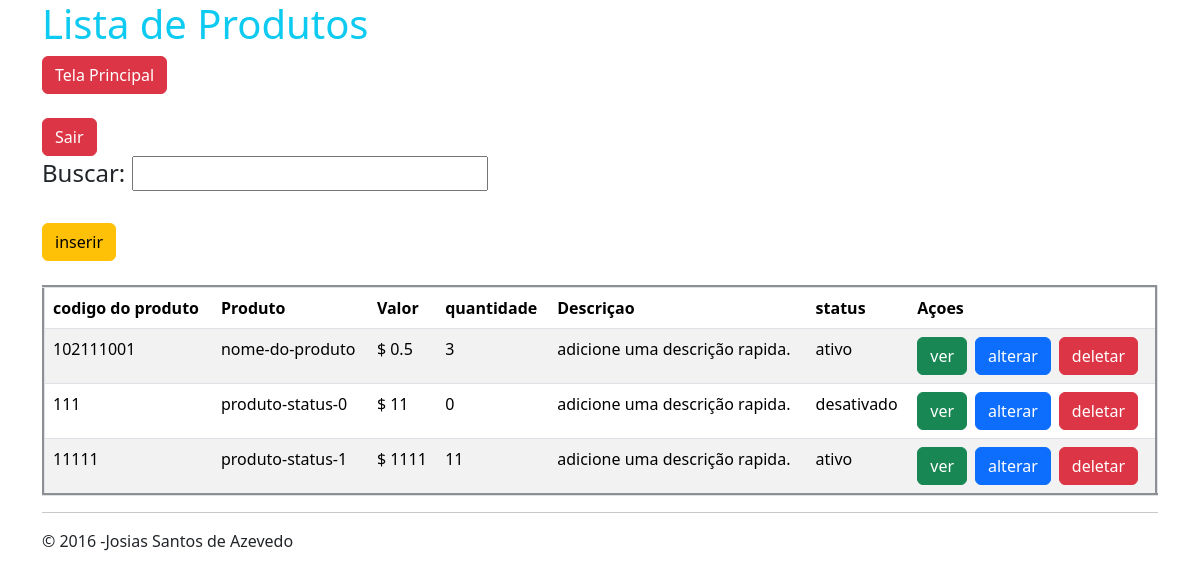
Page /produtos/listagem_p.php (signed in) on the committed database.
### tables this page shows
CREATE TABLE `produtos` (
  `id_produto` int(11) NOT NULL,
  `cod_prod` bigint(25) NOT NULL,
  `produto` varchar(100) NOT NULL,
  `quantidade` double(10,2) NOT NULL,
  `valor` double(10,2) NOT NULL,
  `descricao` varchar(150) NOT NULL,
  `status` int(1) NOT NULL
);

### produtos/listagem_p.php (the view, shortened to what this page needs)
<?php
require_once('../database.php');
?>
<!DOCTYPE html>
<html lang="pt-br">
<head>
    <link href="https://cdn.jsdelivr.net/npm/bootstrap@5.3.3/dist/css/bootstrap.min.css" rel="stylesheet">
</head>
<body>
			<div class="container">
				<h1 class="text-info">
				</h1>
<div align="left" class="form-group">
            <a class="btn btn-danger" href="../tela_principal.php">Tela Principal</a> </br></br>
<a href="../sair.php" class="btn btn-danger">Sair</a>
</div>      <h4>Buscar: <input type="text" id="busca"  onKeyUp="buscarprodutos(this.value)" />
</h4></br>
  <div id="resultado">
<?php
  $sql = 'SELECT * FROM produtos LIMIT 0,15';
  $consulta = $conexao->query($sql);
  $dados = $consulta->fetchALL(PDO::FETCH_ASSOC);
  echo '<div class="form-group"><a class="btn btn-warning" href="insere.php">inserir</a></div></br>';
  echo '<table  border="3" class="table table-striped" >';
  echo '<thead>';
  echo '<tr>';
  echo '<th>codigo do produto</th><th>Produto</th><th>Valor</th><th>quantidade</th><th>Descriçao</th><th>status</th><th>Açoes</th>';
  echo '</tr>';
  echo '</thead>';
  echo '<tbody>';
  foreach($dados as $d){
          if($d['status'] > 0){ $status = 'ativo'; }else{ $status = 'desativado';}
	  echo '<tr><td>'.$d['cod_prod'].'</td><td>'.$d['produto'].'</td><td>$ '.$d['valor'].'</td><td>'.$d['quantidade'].'</td><td>'.$d['descricao'].
          '</td><td>'.$status.'</td><td><a class="btn btn-success me-2" href = "ver.php?id_produto='.$d['id_produto'].'">ver</a><a class="btn btn-primary me-2" href = "alterar.php?id_produto='.$d['id_produto'].'"> alterar</a><a class="btn btn-danger" href = "deletar.php?id_produto='.$d['id_produto'].'"> deletar</a></td></tr>';
  }
  echo '</tbody>';
   echo '</table>';
  ?>
  </div>
  <hr/>
		<div class= "foot well">
		<P>&copy; 2016 -Josias Santos de Azevedo </P>
		</div>
	</div>
</body>
</html>

### rows in the picture
produtos: cod_prod "102111001", produto "nome-do-produto", valor "0.5", quantidade "3", descricao "adicione uma descrição rapida.", status "ativo"
produtos: cod_prod "111", produto "produto-status-0", valor "11", quantidade "0", descricao "adicione uma descrição rapida.", status "desativado"
produtos: cod_prod "11111", produto "produto-status-1", valor "1111", quantidade "11", descricao "adicione uma descrição rapida.", status "ativo"
